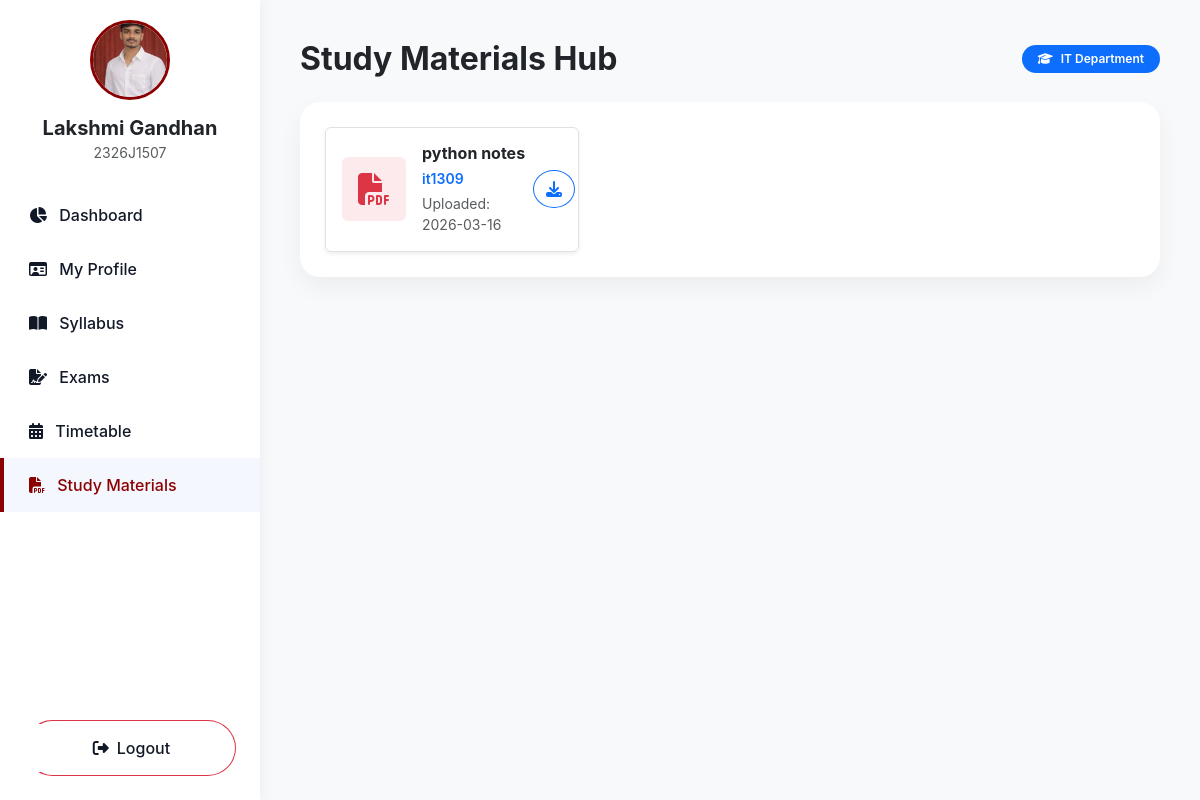
Page /student/materials (signed in) on the committed database.
### models.py (models this page shows, shortened)
class Student(SQLModel, table=True):
    id: Optional[int] = Field(default=None, primary_key=True)
    name: str = Field(index=True)
    roll_no: str = Field(unique=True, index=True)
    year: str
    umis_id: str = Field(unique=True, index=True)
    dob: str
    gender: str
    blood_group: str
    hostel_status: str
    community: str
    scholarship_status: str
    attendance_percentage: float = 0.0
    last_sem_percentage: float = 0.0
    photo: Optional[str] = None
    password_hash: str
    created_at: datetime = Field(default_factory=datetime.utcnow)
    encrypted_aadhaar: Optional[str] = None
    encrypted_student_phone: Optional[str] = None
    encrypted_parent_phone: Optional[str] = None
    encrypted_address: Optional[str] = None
    @property
    def aadhaar(self) -> str:
        return decrypt_data(self.encrypted_aadhaar)
    @property
    def student_phone(self) -> str:
        return decrypt_data(self.encrypted_student_phone)
    @property
    def parent_phone(self) -> str:
        return decrypt_data(self.encrypted_parent_phone)
    @property
    def address(self) -> str:
        return decrypt_data(self.encrypted_address)

class StudyMaterial(SQLModel, table=True):
    id: Optional[int] = Field(default=None, primary_key=True)
    title: str
    course_code: str
    description: Optional[str] = None
    file_path: str
    uploaded_by: Optional[int] = Field(default=None, foreign_key="faculty.id")
    uploaded_at: datetime = Field(default_factory=datetime.utcnow)

### routers/student_dashboard.py (the view)
@router.get("/materials")
def student_materials(request: Request, db: Session = Depends(get_session)):
    student = get_current_student(request, db)
    if not student:
        from fastapi.responses import RedirectResponse
        return RedirectResponse("/student-auth/login")
    materials = db.exec(select(StudyMaterial)).all()
    return templates.TemplateResponse("student/materials.html", {"request": request, "student": student, "materials": materials})

### templates/student/materials.html
{% extends "student/student_base.html" %}
{% block header %}Study Materials Hub{% endblock %}
{% block content %}
<div class="glass-card p-4">
    <div class="row g-4">
        {% for m in materials %}
        <div class="col-md-6 col-lg-4">
            <div class="d-flex align-items-center border rounded p-3 h-100 shadow-sm bg-white" style="transition: transform 0.2s;">
                <div class="bg-danger bg-opacity-10 text-danger rounded p-3 me-3 d-flex align-items-center justify-content-center">
                    <i class="fa-solid fa-file-pdf fa-2x"></i>
                </div>
                <div class="flex-grow-1">
                    <h6 class="mb-1 fw-bold text-dark text-truncate" style="max-width: 150px;">{{ m.title }}</h6>
                    <small class="d-block text-primary fw-semibold">{{ m.course_code }}</small>
                    <small class="text-muted d-block mt-1">Uploaded: {{ m.uploaded_at.strftime('%Y-%m-%d') }}</small>
                </div>
                <div class="ms-2">
                    <a href="/{{ m.file_path }}" target="_blank" class="btn btn-outline-primary rounded-circle"><i class="fa-solid fa-download"></i></a>
                </div>
            </div>
        </div>
        {% else %}
        <div class="col-12 text-center py-5">
            <h5 class="text-muted">No study materials available at the moment.</h5>
        </div>
        {% endfor %}
    </div>
</div>
{% endblock %}

### templates/student/student_base.html (shortened to what this page needs)
<!DOCTYPE html>
<html lang="en">
<head>
    <link href="https://cdn.jsdelivr.net/npm/bootstrap@5.3.0/dist/css/bootstrap.min.css" rel="stylesheet">
    <link rel="stylesheet" href="/static/css/style.css">
    <link rel="stylesheet" href="https://cdnjs.cloudflare.com/ajax/libs/font-awesome/6.4.0/css/all.min.css">
</head>
<body>
    <div class="wrapper">
        <nav class="sidebar">
            <div class="px-4 mb-4 text-center">
                {% if student.photo %}
                <img src="/{{ student.photo }}" class="rounded-circle mb-3" style="width: 80px; height: 80px; object-fit: cover; border: 3px solid var(--primary-blue);" alt="Profile">
                {% else %}
                <div class="rounded-circle bg-light d-flex align-items-center justify-content-center mx-auto mb-3" style="width: 80px; height: 80px; border: 3px solid var(--primary-blue);">
                    <i class="fa-solid fa-user fa-2x text-muted"></i>
                </div>
                {% endif %}
                <h5 class="fw-bold text-dark mb-0">{{ student.name }}</h5>
                <small class="text-muted">{{ student.roll_no }}</small>
            </div>
            <a href="/student/dashboard" class="{{ 'active' if request.url.path == '/student/dashboard' else '' }}">
                <i class="fa-solid fa-chart-pie me-2"></i> Dashboard
            </a>
            <a href="/student/profile" class="{{ 'active' if request.url.path == '/student/profile' else '' }}">
                <i class="fa-regular fa-id-card me-2"></i> My Profile
            </a>
            <a href="/student/syllabus" class="{{ 'active' if request.url.path == '/student/syllabus' else '' }}">
                <i class="fa-solid fa-book-open me-2"></i> Syllabus
            </a>
            <a href="/student/exams" class="{{ 'active' if request.url.path == '/student/exams' else '' }}">
                <i class="fa-solid fa-file-signature me-2"></i> Exams
            </a>
            <a href="/student/timetable" class="{{ 'active' if request.url.path == '/student/timetable' else '' }}">
                <i class="fa-solid fa-calendar-days me-2"></i> Timetable
            </a>
            <a href="/student/materials" class="{{ 'active' if request.url.path == '/student/materials' else '' }}">
                <i class="fa-solid fa-file-pdf me-2"></i> Study Materials
            </a>
            <div class="mt-auto p-4">
                <a href="/student-auth/logout" class="btn btn-outline-danger w-100 rounded-pill">
                    <i class="fa-solid fa-right-from-bracket me-2"></i>Logout
                </a>
            </div>
        </nav>
        <main class="main-content bg-light">
            <div class="d-flex justify-content-between align-items-center mb-4">
                <h2 class="fw-bold text-dark mb-0">{% block header %}Welcome back!{% endblock %}</h2>
                <div class="d-flex align-items-center">
                    <span class="badge bg-primary rounded-pill px-3 py-2 fw-semibold"><i class="fa-solid fa-graduation-cap me-2"></i>IT Department</span>
                </div>
            </div>
            {% block content %}{% endblock %}
        </main>
    </div>
</body>
</html>

### static/css/style.css (style rules this page uses)
:root { --bg-color: #F5F7FA; --primary-blue: #8B0000; --dark-header: #0F172A; --grad-start: #8B0000; --grad-end: #A61B1B; --text-main: #111827; --card-bg: #FFFFFF; --shadow-soft: 0 10px 25px rgba(0, 0, 0, 0.05); --shadow-hover: 0 20px 40px rgba(0, 0, 0, 0.1); --radius-card: 20px; --radius-btn: 12px; }
body { font-family: -apple-system, BlinkMacSystemFont, "Segoe UI", Roboto, Helvetica, Arial, sans-serif, "Apple Color Emoji", "Segoe UI Emoji", "Segoe UI Symbol"; background-color: var(--bg-color); color: var(--text-main); -webkit-font-smoothing: antialiased; min-height: 100vh; margin: 0; padding: 0; }
.glass-card { background: var(--card-bg); border-radius: var(--radius-card); box-shadow: var(--shadow-soft); border: 1px solid rgba(255, 255, 255, 0.5); transition: transform 0.3s cubic-bezier(0.4, 0, 0.2, 1), box-shadow 0.3s ease; overflow: hidden; }
.wrapper { display: flex; min-height: 100vh; }
.sidebar { width: 260px; background: var(--card-bg); box-shadow: 2px 0 15px rgba(0,0,0,0.05); display: flex; flex-direction: column; padding-top: 20px; position: sticky; top: 0; height: 100vh; }
.sidebar a { padding: 15px 25px; color: var(--text-main); text-decoration: none; font-weight: 500; transition: background 0.2s; border-left: 4px solid transparent; }
.sidebar a:hover, .sidebar a.active { background: rgba(37, 99, 235, 0.05); border-left-color: var(--primary-blue); color: var(--primary-blue); }
.main-content { flex-grow: 1; padding: 40px; }

### rows in the picture
Student: photo (picture), name "Lakshmi Gandhan", roll_no "2326J1507"
StudyMaterial: title "python notes", course_code "it1309", uploaded_at "2026-03-16"
